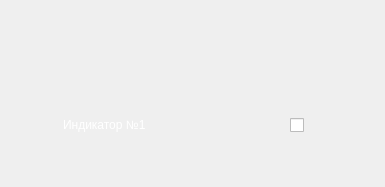
<?xml version="1.0" encoding="UTF-8"?>
<ui version="4.0">
 <class>Form</class>
 <widget class="QWidget" name="Form">
  <property name="geometry">
   <rect>
    <x>0</x>
    <y>0</y>
    <width>385</width>
    <height>187</height>
   </rect>
  </property>
  <property name="windowTitle">
   <string>Form</string>
  </property>
  <widget class="QCheckBox" name="toggle1">
   <property name="enabled">
    <bool>true</bool>
   </property>
   <property name="geometry">
    <rect>
     <x>290</x>
     <y>110</y>
     <width>60</width>
     <height>31</height>
    </rect>
   </property>
   <property name="styleSheet">
    <string notr="true">QCheckBox::indicator {
	width: 60px;
	height: 80px;
	background-image: url(:/image/resources/img/info.png);
}

QCheckBox::indicator:checked {
	image: url(:/image/resources/img/on_new.jpg);
	background-image: url(:/image/resources/img/info.png);
}

QCheckBox::indicator:unchecked {
	image: url(:/image/resources/img/off_new.jpg);
	background-image: url(:/image/resources/img/info.png);
}

</string>
   </property>
   <property name="text">
    <string/>
   </property>
  </widget>
  <widget class="QPushButton" name="info1">
   <property name="enabled">
    <bool>true</bool>
   </property>
   <property name="geometry">
    <rect>
     <x>210</x>
     <y>110</y>
     <width>22</width>
     <height>22</height>
    </rect>
   </property>
   <property name="sizePolicy">
    <sizepolicy hsizetype="Maximum" vsizetype="Maximum">
     <horstretch>0</horstretch>
     <verstretch>0</verstretch>
    </sizepolicy>
   </property>
   <property name="font">
    <font>
     <pointsize>9</pointsize>
     <bold>false</bold>
     <stylestrategy>PreferAntialias</stylestrategy>
    </font>
   </property>
   <property name="mouseTracking">
    <bool>true</bool>
   </property>
   <property name="tabletTracking">
    <bool>true</bool>
   </property>
   <property name="focusPolicy">
    <enum>Qt::StrongFocus</enum>
   </property>
   <property name="autoFillBackground">
    <bool>false</bool>
   </property>
   <property name="styleSheet">
    <string notr="true">image: url(:/image/resources/img/info_black.png);
border-radius: 80px;</string>
   </property>
   <property name="text">
    <string/>
   </property>
   <property name="checkable">
    <bool>true</bool>
   </property>
   <property name="flat">
    <bool>true</bool>
   </property>
  </widget>
  <widget class="QLabel" name="indicator1">
   <property name="geometry">
    <rect>
     <x>40</x>
     <y>90</y>
     <width>320</width>
     <height>70</height>
    </rect>
   </property>
   <property name="sizePolicy">
    <sizepolicy hsizetype="Minimum" vsizetype="Maximum">
     <horstretch>0</horstretch>
     <verstretch>0</verstretch>
    </sizepolicy>
   </property>
   <property name="font">
    <font>
     <pointsize>9</pointsize>
     <fontweight>ExtraLight</fontweight>
    </font>
   </property>
   <property name="styleSheet">
    <string notr="true">width: 400px;
background-image: url(:/image/resources/img/info_black.png);
color: rgb(255, 255, 255);
height: 50px;
 /*background-color: white;*/
border-radius: 25px; /* Половина высоты для полного скругления */
display: flex;
align-items: center; /* Вертикальное выравнивание текста */
padding: 0 20px; /* Отступы с обоих концов */
box-shadow: 0 4px 8px rgba(0, 0, 0, 0.1); /* Небольшая тень для эффекта всплытия */
 margin: 10px 0; /* Для отступа между элементами, если их несколько */
</string>
   </property>
   <property name="frameShadow">
    <enum>QFrame::Raised</enum>
   </property>
   <property name="text">
    <string>&lt;!DOCTYPE html&gt;
&lt;html lang=&quot;ru&quot;&gt;
&lt;head&gt;
&lt;meta charset=&quot;UTF-8&quot;&gt;
&lt;meta name=&quot;viewport&quot; content=&quot;width=device-width, initial-scale=1.0&quot;&gt;
&lt;title&gt;CustomLabel&lt;/title&gt;
&lt;style&gt;
  .custom-label {
    width: 400px;
    height: 50px;
    border-radius: 25px; /* Половина высоты для полного скругления */
    display: flex;
    align-items: center; /* Вертикальное выравнивание текста */
    padding: 0 20px; /* Отступы с обоих концов */
  }

  .custom-label-text {
    color: black;
    font-weight: 400; /* Тонкий шрифт */
    font-size: 20px; /* Размер шрифта */
  }
&lt;/style&gt;
&lt;/head&gt;
&lt;body&gt;

&lt;div class=&quot;custom-label&quot;&gt;
  &lt;span class=&quot;custom-label-text&quot;&gt;Индикатор №1&lt;/span&gt;
&lt;/div&gt;

&lt;/body&gt;
&lt;/html&gt;
</string>
   </property>
  </widget>
  <zorder>indicator1</zorder>
  <zorder>info1</zorder>
  <zorder>toggle1</zorder>
 </widget>
 <resources/>
 <connections/>
</ui>
